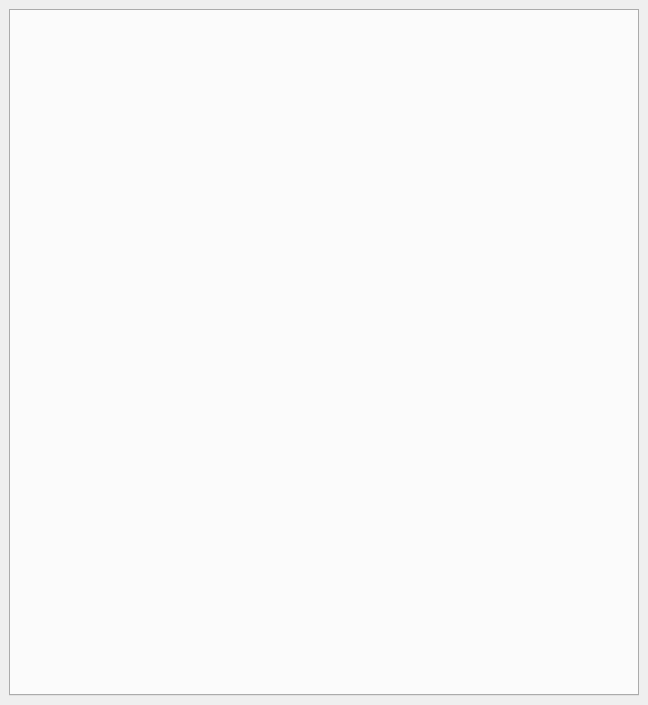
<?xml version="1.0" encoding="UTF-8"?>
<ui version="4.0">
 <class>MainWindow</class>
 <widget class="QMainWindow" name="MainWindow">
  <property name="geometry">
   <rect>
    <x>0</x>
    <y>0</y>
    <width>648</width>
    <height>705</height>
   </rect>
  </property>
  <property name="minimumSize">
   <size>
    <width>400</width>
    <height>550</height>
   </size>
  </property>
  <property name="windowTitle">
   <string>Media Downloader</string>
  </property>
  <property name="windowIcon">
   <iconset>
    <normaloff>icons/icon.png</normaloff>icons/icon.png</iconset>
  </property>
  <widget class="QWidget" name="centralwidget">
   <layout class="QVBoxLayout" name="verticalLayout">
    <item>
     <widget class="QTabWidget" name="tabWidget">
      <property name="focusPolicy">
       <enum>Qt::FocusPolicy::NoFocus</enum>
      </property>
      <property name="tabsClosable">
       <bool>true</bool>
      </property>
      <property name="movable">
       <bool>true</bool>
      </property>
     </widget>
    </item>
   </layout>
  </widget>
  <action name="actionNewWindow">
   <property name="icon">
    <iconset theme="QIcon::ThemeIcon::WindowNew"/>
   </property>
   <property name="text">
    <string>New Window</string>
   </property>
   <property name="shortcut">
    <string>Ctrl+N</string>
   </property>
  </action>
  <action name="actionAbout">
   <property name="icon">
    <iconset theme="QIcon::ThemeIcon::HelpAbout"/>
   </property>
   <property name="text">
    <string>About</string>
   </property>
  </action>
  <action name="actionCloseTab">
   <property name="icon">
    <iconset theme="QIcon::ThemeIcon::WindowClose"/>
   </property>
   <property name="text">
    <string>Close Tab</string>
   </property>
   <property name="shortcut">
    <string>Ctrl+W</string>
   </property>
   <property name="menuRole">
    <enum>QAction::MenuRole::NoRole</enum>
   </property>
  </action>
 </widget>
 <resources/>
 <connections/>
</ui>
